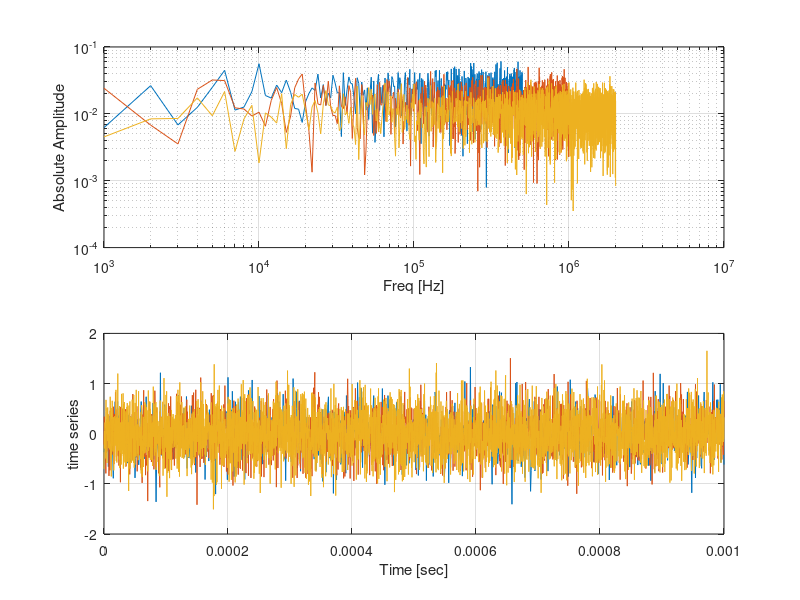

Write MATLAB code to recreate this figure.
tt = 0:1e-6:1e-3;
rr = 0.4*randn(size(tt));

ftt = fft(rr)/length(rr);
ftt = ftt(1:floor(length(ftt)/2));
ftt(2:length(ftt)) = 2*ftt(2:length(ftt));
freqtt = (0:length(ftt)-1)*0.5*1/(tt(2) - tt(1))/length(ftt);

subplot(2,1,1),loglog(freqtt,abs(ftt));hold on;
subplot(2,1,2),plot(tt,rr);hold on;

tt = 0:1e-6/2:1e-3;
rr = 0.4*randn(size(tt));

ftt = fft(rr)/length(rr);
ftt = ftt(1:floor(length(ftt)/2));
ftt(2:length(ftt)) = 2*ftt(2:length(ftt));
freqtt = (0:length(ftt)-1)*0.5*1/(tt(2) - tt(1))/length(ftt);

subplot(2,1,1),loglog(freqtt,abs(ftt));hold on;
subplot(2,1,2),plot(tt,rr);hold on;

tt = 0:1e-6/4:1e-3;
rr = 0.4*randn(size(tt));

ftt = fft(rr)/length(rr);
ftt = ftt(1:floor(length(ftt)/2));
ftt(2:length(ftt)) = 2*ftt(2:length(ftt));
freqtt = (0:length(ftt)-1)*0.5*1/(tt(2) - tt(1))/length(ftt);

subplot(2,1,1),loglog(freqtt,abs(ftt));grid on;hold off;
subplot(2,1,2),plot(tt,rr);grid on;hold off

subplot(2,1,1)
ylabel('Absolute Amplitude')
xlabel('Freq [Hz]')

subplot(2,1,2)
ylabel('time series')
xlabel('Time [sec]')
